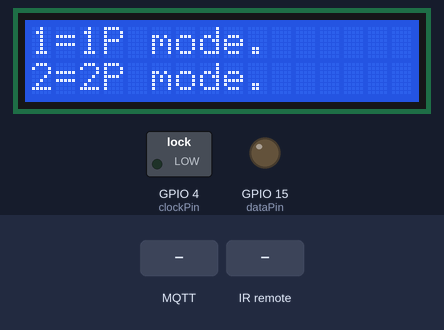
The sketch below on a simulated ESP8266 (NodeMCU). Shown: 16×2 character LCD, switched loads named in the sketch (green lamp = pin HIGH), output pins drawn as LEDs (lit = HIGH). The inputs (shaded band) are chosen by the test bench. WiFi joins after 1.5 s; servers stay silent unless stated; no MQTT or app messages arrive unless stated; what the sketch prints to the serial monitor is not drawn.

Above: at 2.8 s.
2.9 s: MQTT message "quit" arrives on the first subscribed topic
At 3.9 s:
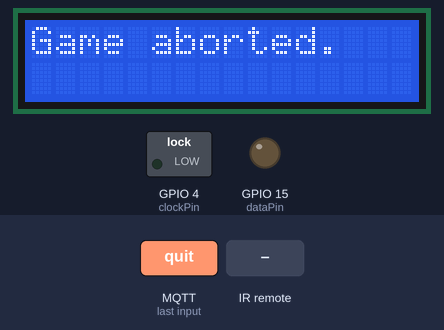
5.9 s: infrared code 0xFF30CF received
At 6.5 s:
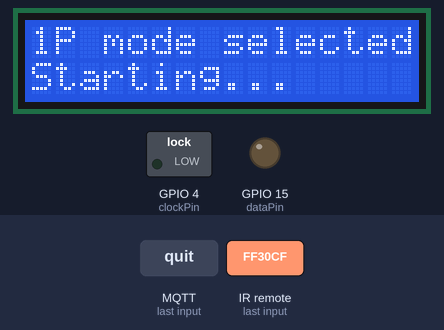
7.6 s: infrared code 0xFF18E7 received
At 11.7 s:
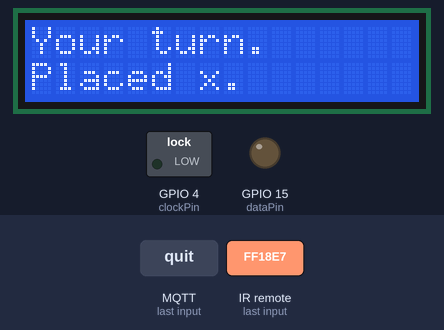
Timing chart, 0 to 13.2 s (numbered marks = the images above; inputs shaded):
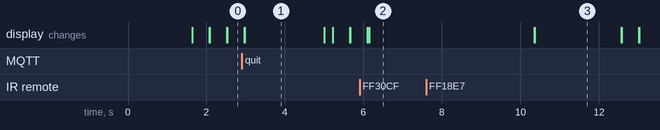

The sketch:

cool.ino
```cpp
#include <Arduino.h>

#include <WiFi.h>
#include <ArduinoMqttClient.h>

///////// WIFI AND MQTT /////////
WiFiClient wificlient;
MqttClient mqtt(wificlient);

char ssid[] = "RiceShop";
char password[] = "password";
char* msg;

///////// LCD /////////
#include <LiquidCrystal_I2C.h>
#include <Wire.h>

#define SDA 14                    //Define SDA pins
#define SCL 13                    //Define SCL pins
LiquidCrystal_I2C lcd(0x27, 16, 2);

///////// IR REMOTE /////////
#include <IRremoteESP8266.h>
#include <IRrecv.h>
#include <IRutils.h>
const uint16_t recvPin = 33; // Infrared receiving pin
IRrecv irrecv(recvPin);      // Create a class object used to receive class
decode_results results;       // Create a decoding results class object

///////// LED MATRIX /////////
int latchPin = 2;          // Pin connected to ST_CP of 74HC595（Pin12）
int clockPin = 4;          // Pin connected to SH_CP of 74HC595（Pin11）
int dataPin = 15;          // Pin connected to DS of 74HC595（Pin14）

const int griddata[] = {
  0x24,0x24,0xFF,0x24,0x24,0xFF,0x24,0x24 // grid
};
///////// GAME STATE /////////
bool player1;
bool gameActive;

char board[3][3];

bool boardInput(int x, int y) {
  // check OOB
  if (x >= 3 || y >= 3 || x < 0 || y < 0) {
    return false;
  }
  if (board[x][y] == '-') {
    if (player1) {
      board[x][y] = 'x';
    } else {
      board[x][y] = 'o';
    }
    return true;
  }
  return false;
}
char* getBoardString() {
  char* gbs_output = (char*)calloc(30, 30);
  for (int j = 0; j < 3; j++) {
    for (int i = 0; i < 3; i++) {
      char* tmp;
      if (i == 0) {
        tmp = (char*)calloc(3, 4);
        tmp[0] = board[i][j];
        tmp[1] = ' ';
        tmp[2] = '|';
      } else if (i == 2) {
        tmp = (char*)calloc(2, 3);
        tmp[0] = ' ';
        tmp[1] = board[i][j];
      } else {
        tmp = (char*)calloc(4, 5);
        tmp[0] = ' ';
        tmp[1] = board[i][j];
        tmp[2] = ' ';
        tmp[3] = '|';
      }
      strcat(gbs_output, tmp);
    }
    gbs_output[strlen(gbs_output)] = '\n';
  }
  return gbs_output;
}
char gameFinished() {
  // horizontal/vertical check
  for (int i = 0; i < 3; i++) {
    // horizontal check
    if (board[0][i] == board[1][i] && board[1][i] == board[2][i] && board[0][i] != '-') {
      return board[0][i];
    }
    // vertical check
    if (board[i][0] == board[i][1] && board[i][1] == board[i][2] && board[i][0] != '-') {
      return board[i][0];
    }
  }
  // diagonal check
  if (board[0][0] == board[1][1] && board[1][1] == board[2][2] && board[0][0] != '-') {
    return board[0][0];
  }
  // diagonal check
  if (board[2][0] == board[1][1] && board[1][1] == board[0][2] && board[2][0] != '-') {
    return board[2][0];
  }
  // check draw
  for (int i = 0; i < 3; i++) {
    for (int j = 0; j < 3; j++) {
      if (board[i][j] == '-') {
        return '-';
      }
    }
  }
  // no empty spaces and no winner
  return 'd';
}
char* getGamestate() {
  char gs[2] = {0};
  gs[0] = gameFinished();
  if (gs[0] == '-') {
    return getBoardString();
  }
  return gs;
}
void clearBoard() {
  for (int i = 0 ; i < 3; i++) {
    for (int j = 0; j < 3; j++) {
      board[i][j] = '-';
    }
  }
}


void setup() {
  // put your setup code here, to run once:
  clearBoard();
  Serial.begin(115200);
  Serial.print("Connecting to wifi");
  WiFi.begin(ssid, password);
  while (WiFi.status() != WL_CONNECTED) {
    delay(250);
    Serial.print(".");
  }
  Serial.println("\nConnected!");
  Serial.println("Connecting to mqtt broker...");
  if (!mqtt.connect("192.168.83.247", 1883)) {
    Serial.println("Failed.");
    Serial.println(mqtt.connectError());
    while (1);
  }
  Serial.println("Connected.");
  mqtt.onMessage(onMqttMessage);
  mqtt.subscribe("Paredes/P2Input");
  msg = (char*)calloc(20, 20);
  irrecv.enableIRIn();        // Start the receiver

  Wire.begin(SDA, SCL);           // attach the IIC pin
  lcd.init();                     // LCD driver initialization
  lcd.backlight();                // Open the backlight
  lcd.setCursor(0, 0);            // Move the cursor to row 0, column 0
  lcd.print("");     // The print content is displayed on the LCD

  pinMode(latchPin, OUTPUT);
  pinMode(clockPin, OUTPUT);
  pinMode(dataPin, OUTPUT);

  player1 = true;
  gameActive = false;
}

bool validinput = false;
void loop() {
  mqtt.poll();

  //lcd.setCursor(0,1); // row 1 column 0
  lcd.setCursor(0, 0);
  if (!gameActive) {
    lcd.print("1=1P mode.");
    lcd.setCursor(0, 1);
    lcd.print("2=2P mode.");
  } else {
    if (player1) {
      lcd.print("Your turn.");
    } else {
      lcd.print("Player 2's turn.");
    }
  }

  lcd.setCursor(0, 1);
  // put your main code here, to run repeatedly:
  if (irrecv.decode(&results)) {
    serialPrintUint64(results.value, HEX);
    if (player1) {
      if (!gameActive) {
        switch (results.value) {
          case 0xFF30CF:  // 1
            lcd.clear();
            lcd.setCursor(0, 0);
            lcd.print("1P mode selected.");
            lcd.setCursor(0, 1);
            lcd.print("Starting...");
            sendMsg("1pmode");
            delay(4000);
            gameActive = true;
            player1 = true;
            clearBoard();
            break;
          case 0xFF18E7:  // 2
            clearBoard();
            lcd.clear();
            lcd.setCursor(0, 0);
            lcd.print("2P mode selected.");
            lcd.setCursor(0, 1);
            lcd.print("Starting...");
            sendMsg("2pmode");
            delay(4000);
            gameActive = true;
            player1 = true;
            clearBoard();
            break;
        }
      } else {
        switch (results.value) {
          case 0xFF30CF:  // 1
            validinput = boardInput(0, 0);
            break;
          case 0xFF18E7:  // 2
            validinput = boardInput(1, 0);
            break;
          case 0xFF7A85:  // 3
            validinput = boardInput(2, 0);
            break;
          case 0xFF10EF:  // 4
            validinput = boardInput(0, 1);
            break;
          case 0xFF38C7:  // 5
            validinput = boardInput(1, 1);
            break;
          case 0xFF5AA5:  // 6
            validinput = boardInput(2, 1);
            break;
          case 0xFF42BD:  // 7
            validinput = boardInput(0, 2);
            break;
          case 0xFF4AB5:  // 8
            validinput = boardInput(1, 2);
            break;
          case 0xFF52AD:  // 9
            validinput = boardInput(2, 2);
            break;
          default:
            validinput = false;
        }
        if (validinput) {
          player1 = false;
          Serial.println("Placed x.");
          lcd.print("Placed x.");
          delay(2000);
          sendMsg("p2turn");
        } else {
          Serial.println("Invalid input.");
          lcd.print("Invalid input.");
          delay(2000);
        }
        char gs = gameFinished();
        if (gs == 'x') {
          gameActive = false;
          player1 = true;
          lcd.clear();
          lcd.print("You won!");
          sendMsg("You lose!");
          delay(2000);
        }
        if (gs == 'o') {
          gameActive = false;
          player1 = true;
          lcd.clear();
          lcd.print("You lose!");
          sendMsg("You win!");
          delay(2000);
        }
        if (gs == 'd') {
          gameActive = false;
          player1 = true;
          lcd.clear();
          lcd.print("Draw!");
          sendMsg("Draw.");
          delay(2000);
        }
      }
    }
    Serial.println("");
    irrecv.resume();
  }
  delay(200);
  //displayBoard();
  lcd.clear();
}
void displayBoard() {
  int cols = 0x01;
  for (int i = 0; i < 8; i++) {
    matrixRowsVal(griddata[i]);
    matrixColsVal(~cols);
    delay(1);
    matrixRowsVal(0x00);
    cols <<= 1;
  }
}
void matrixRowsVal(int value) {
  // make latchPin output low level
  digitalWrite(latchPin, LOW);
  // Send serial data to 74HC595
  shiftOut(dataPin, clockPin, LSBFIRST, value);
  // make latchPin output high level, then 74HC595 will update the data to parallel output
  digitalWrite(latchPin, HIGH);
}

void matrixColsVal(int value) {
  // make latchPin output low level
  digitalWrite(latchPin, LOW);
  // Send serial data to 74HC595
  shiftOut(dataPin, clockPin, MSBFIRST, value);
  // make latchPin output high level, then 74HC595 will update the data to parallel output
  digitalWrite(latchPin, HIGH);
}

void onMqttMessage(int messageSize) {
  // assemble the response
  int i = 0;
  while (mqtt.available() && i < messageSize) {
    msg[i] = (char)mqtt.read();
    i++;
  }
  for (; i < 20; i++) {
    msg[i] = 0;
  }
  Serial.print("Received:");
  Serial.println(msg);
  if (strcmp(msg, "quit") == 0) {
    gameActive = false;
    lcd.clear();
    lcd.print("Game aborted.");
    delay(2000);
  }
  else if (strcmp(msg, "getState") == 0) {
    sendMsg(getGamestate());
  }
  else if (strcmp(msg, "resendp2turn") == 0) {
    sendMsg("p2turn");
  }
  else if (strstr(msg, "input:") != NULL) {
    char* msg2 = strstr(msg, ",");
    int in_x = atoi(&msg2[-1]);
    int in_y = atoi(&msg2[1]);
    bool valid = boardInput(in_x, in_y);
    if (valid) {
      sendMsg("valid");
      player1 = true;
    } else {
      sendMsg("invalid");
    }
  }
}

void sendMsg(char* msg) {
  mqtt.beginMessage("Paredes/ESP32");
  mqtt.print(msg);
  mqtt.endMessage();
}
```

Measured:
- after the input at 2.9 s, the display: first differs from a run without the input after 0.08 s (image 1)
- after the input at 5.9 s, the display: first differs from a run without the input after 0.25 s (image 2)
- after the input at 7.6 s, the display: first differs from a run without the input after 2.8 s (image 3)
- what the display in image 1 shows lasts 2.0 s, from 3.0 s to 5.0 s
